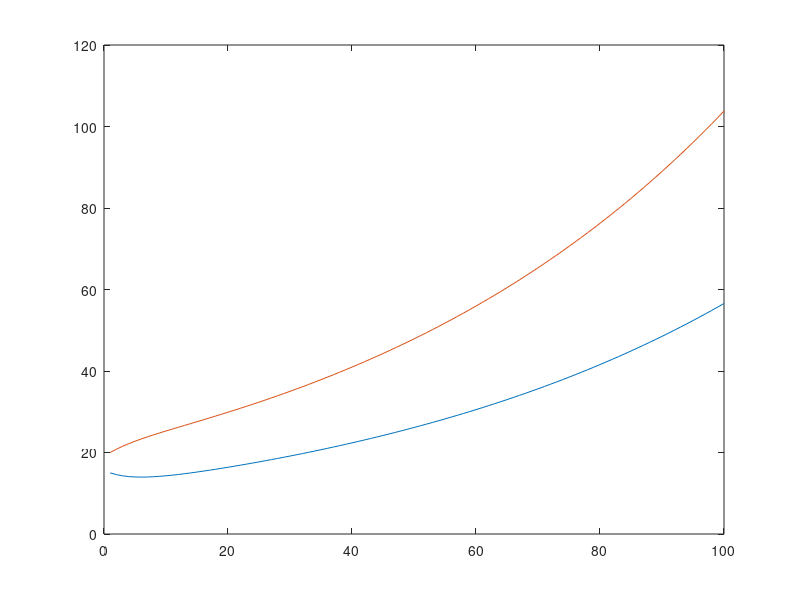

Write the MATLAB code that produced this figure. (Note: this script raises an error after producing the figure.)

clc; clear all; 
sx   = .09; sy  = .12;     
gx   = .02; gy  = .01;
fx   = .15; fy  = .05;
maxt = 100;          

X(1)=15; Y(1)=20;

for t=1:maxt-1     
  X(t+1) = X(t) + sx*Y(t) - fx*X(t) + gx;  
  Y(t+1) = Y(t) + sy*X(t) - fy*Y(t) + gy;  
end;

plot(1:maxt,X,1:maxt,Y); 
legend('X','Y',2); xlabel('Time'); ylabel('Level');
title(['sx:' num2str(sx) '  sy:' num2str(sy) '  fx:' num2str(fx) '  fy:' num2str(fy) '  gx:' num2str(gx) '  gy:' num2str(gy)]);
